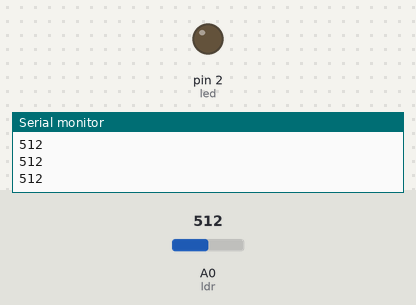
Recording of a sketch running on a simulated Arduino Uno, built with avr-gcc and run on an emulated ATmega328P. Parts: output pins drawn as LEDs (lit = HIGH), the last lines printed to the serial monitor. The inputs (shaded band) are chosen by the test bench; at power-on: A0 (ldr) = 512.

Above: at 1.3 s.
1.4 s: A0 (ldr) set to 319
2.9 s: A0 (ldr) set to 284
At 3.8 s:
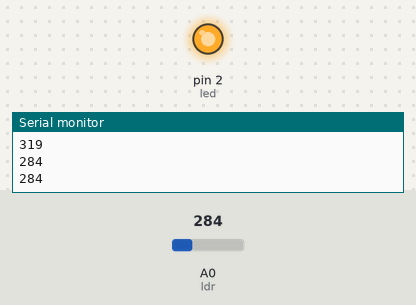
4.5 s: A0 (ldr) set to 306
At 4.9 s:
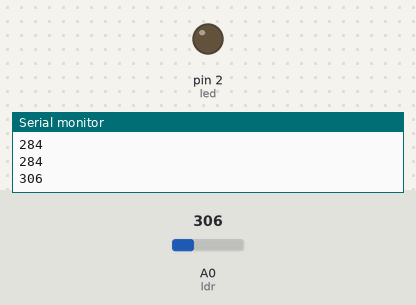
6.0 s: A0 (ldr) set to 290
At 7.3 s:
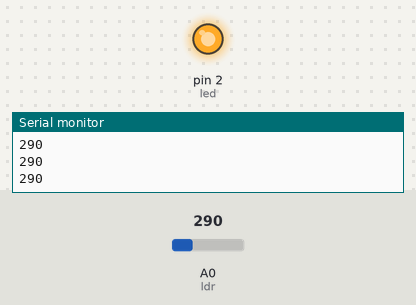
Timing chart, 0 to 8.5 s (numbered marks = the images above; inputs shaded):
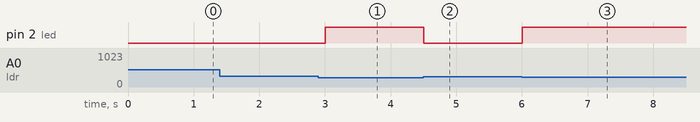

Measured:
- the behaviour switches between 301 and 300 on A0 (ldr) (found by bisection; images 0 and 1)
- after the input at 2.9 s, pin 2 (led): LOW → HIGH after 0.10 s
- after the input at 4.5 s, pin 2 (led): HIGH → LOW at once
- after the input at 6.0 s, pin 2 (led): LOW → HIGH at once

The sketch:

ldr_led_pote.ino
```cpp
#define ldr A0
#define led 2
int valor_ldr = 0; //espara recibir el valor de lectura de la puerta analogica


void setup() {
  pinMode(ldr, INPUT);
  pinMode(led, OUTPUT);
  Serial.begin(9600);

}

void loop() {
  valor_ldr = analogRead(ldr);
  //El 300 de abajo es el valor medio de funcionamiento para que prenda el led con un pote y ldr
  if (valor_ldr > 300) {
    digitalWrite(led, LOW); //Al ser la luminosidad tan grande apagamos el led
  } else {
    digitalWrite(led, HIGH); //Encenderemos el Led cuando el valor medido sea menor a 900.
  }
  Serial.println(valor_ldr);
  delay(500);


}
```
